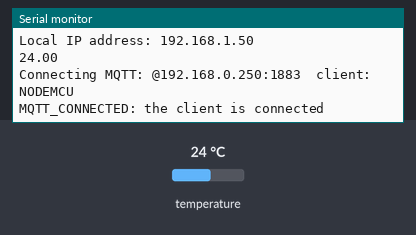
Bench run of a sketch on a simulated ESP8266 (NodeMCU). On the bench: the last lines printed to the serial monitor. Inputs (shaded band) come from the test bench; at power-on: temperature 24 °C. WiFi joins after 1.5 s; servers stay silent unless stated; no MQTT or app messages arrive unless stated; not simulated (calls return 0 or success): Secrets.h.

Above: at 3.2 s.
3.3 s: temperature set to 12 °C
At 5.5 s:
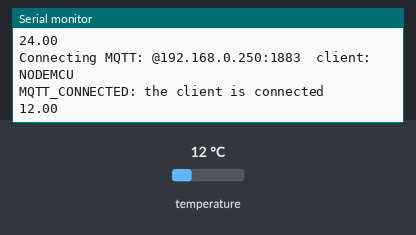
5.8 s: temperature set to 19 °C
At 7.2 s:
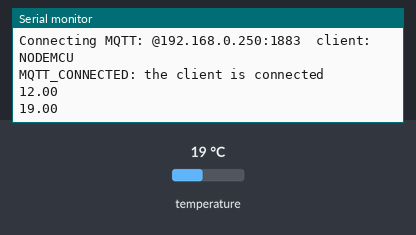
Timing chart, 0 to 8.8 s (numbered marks = the images above; inputs shaded):
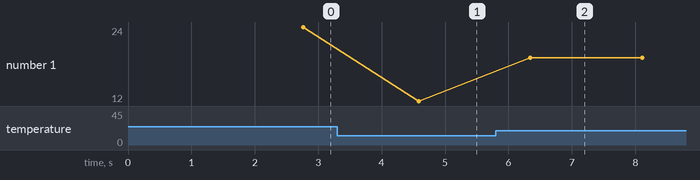

Measured:
- after the input at 3.3 s, the serial monitor: prints a new line after 1.3 s (image 1)
- after the input at 5.8 s, the serial monitor: prints a new line after 0.55 s (image 2)
- plotted number 1: 24 → 12 after the input at 3.3 s, 12 → 19 after the input at 5.8 s

The sketch:

temperatureMQTT.ino
```cpp
#define SERIAL_LOGGER //comment to disable logger
//#define MONITOR_PLOTTER

#include <ESP8266WiFi.h>
#include <WiFiClient.h>
#include "Secrets.h"
#include "Utils.h"
#include "DS18B20.h"
#include "MqttClient.h"

const int sleep = 1000;

/*************************************MQTT*********************************************/
WiFiClient espClient;
IPAddress mqtt_server(192,168,0,250);//mqtt broker
const int mqtt_port = 1883;//server port
const char* mqtt_topic = "TEMPERATURE";//topic
const char* mqtt_client = "NODEMCU";//client name
const char* mqtt_user = MQTT_USER;//defined in arduino_secrets.h
const char* mqtt_password = MQTT_PASSWORD;//defined in arduino_secrets.h
MqttClient mqttClient(espClient, mqtt_server,mqtt_port,mqtt_client,mqtt_user,mqtt_password);
/*************************************************************************************/

/*************************************DS18B20*********************************************/
#define ONE_WIRE_BUS 12 //sensor pin https://alselectro.files.wordpress.com/2017/10/nodemcu_pins1_thumb.jpg?w=517&h=441
DS18B20 ds18b20(ONE_WIRE_BUS);
float temp = 0;//to store temp readed from sensor
/*************************************************************************************/
void setup() {
  Serial.begin(115200);
  toLogln("Connecting to WiFi: "+String(WIFI_SSID));
  WiFi.begin(WIFI_SSID,WIFI_PASSWORD);//defined in arduino_secrets.h
  delay(2000);
  toLogln("Local IP address: "+IPAddress2String(WiFi.localIP()));
}

void loop() {
  temp = ds18b20.getTemperature();
  toLogln(temp);
  toPlotter(temp);
  if(WiFi.status() == WL_CONNECTED){
    char buffer[10];
    dtostrf(temp,2, 2, buffer);// converts the double value passed in val into an ASCII
    mqttClient.send(buffer,mqtt_topic);
  }else{
    toLogln("No connected to WiFi: "+String(WIFI_SSID));
  }
  delay(sleep);
}
```

DS18B20.h
```cpp
#include <OneWire.h>
#include <DallasTemperature.h>
#include <Wire.h>

class DS18B20{
  private:
    OneWire oneWire; /*add default constructor OneWire(){} to OneWire.h*/
    DallasTemperature sensors;
  public:
    DS18B20(){}
    DS18B20(int pin){
      begin(pin);
    }

    void begin(int pin){
      oneWire = OneWire(pin);
      sensors = DallasTemperature(&oneWire);
    }

    float getTemperatureByIndex(int index){
      sensors.requestTemperatures(); // Send the command to get temperature readings
      return sensors.getTempCByIndex(index); // Why "byIndex"?. You can have more than one DS18B20 on the same bus.
    }

    float getTemperature(){
      return getTemperatureByIndex(0);
    }
};
```

MqttClient.h
```cpp
#include <PubSubClient.h>
class MqttClient{
  private:
    const char* mqtt_client;
    const char* mqtt_user;
    const char* mqtt_password;
    IPAddress mqtt_server;
    int mqtt_port;
    PubSubClient client;
  public:
    MqttClient(){}
    MqttClient(Client& _client,IPAddress server,const int port,const char* clientName,const char* user,const char* password){
      client = _client;
      mqtt_client = clientName;
      mqtt_user = user;
      mqtt_password = password;
      mqtt_server = server;
      mqtt_port = port;
      client.setServer(server, port);//set mqtt server
    }
    /*if mqtt client is not connected will try to connect with @mqtt_client, @mqtt_user & @mqtt_password*/
    String connect(){
      if (!client.connected() || client.state()!=MQTT_CONNECTED) {
        toLogln("Connecting MQTT: "+String(mqtt_user)+"@"+IPAddress2String(mqtt_server)+":"+mqtt_port+"  client: "+String(mqtt_client));
        client.connect(mqtt_client,mqtt_user,mqtt_password);
      }
      String response =  getStatus();
      toLogln(response);
      return response;
    }

  /*send @message to @topic if mqtt client is connected else will try to connect once*/
  boolean send(const char* message,const char* topic){
    if(!client.connected() || client.state()!=MQTT_CONNECTED){
      connect();
    }
    return client.publish(topic, message);
  }

  /*@return String mqtt connection status enum*/
  String getStatus(){
    switch(client.state()){
        case MQTT_CONNECTION_TIMEOUT:
          return "MQTT_CONNECTION_TIMEOUT: the server didn't respond within the keepalive time";
        case MQTT_CONNECTION_LOST:
          return "MQTT_CONNECTION_LOST: the network connection was broken";
        case MQTT_CONNECT_FAILED:
          return "MQTT_CONNECT_FAILED: the network connection failed";
        case MQTT_DISCONNECTED:
          return "MQTT_DISCONNECTED: the client is disconnected cleanly";
        case MQTT_CONNECTED:
          return "MQTT_CONNECTED: the client is connected";
        case MQTT_CONNECT_BAD_PROTOCOL:
          return "MQTT_CONNECT_BAD_PROTOCOL: the server doesn't support the requested version of MQTT";
        case MQTT_CONNECT_BAD_CLIENT_ID:
          return "MQTT_CONNECT_BAD_CLIENT_ID: the server rejected the client identifier";
        case MQTT_CONNECT_UNAVAILABLE:
          return "MQTT_CONNECT_UNAVAILABLE: the server was unable to accept the connection";
        case MQTT_CONNECT_BAD_CREDENTIALS:
          return "MQTT_CONNECT_BAD_CREDENTIALS: the username/password were rejected";
        case MQTT_CONNECT_UNAUTHORIZED:
          return "MQTT_CONNECT_UNAUTHORIZED: the client was not authorized to connect";
        default:
          return "unknow error";
      }
  }
};
```

Utils.h
```cpp
/*IPAddress to String*/
String IPAddress2String(const IPAddress ipAddress){
  return String(ipAddress[0]) + String(".") + String(ipAddress[1]) + String(".") + String(ipAddress[2]) + String(".") + String(ipAddress[3]);
}

/*print @message on Serial if @SERIAL_LOGGER if defined*/
void toLog(String message){
  #if defined SERIAL_LOGGER
    Serial.print(message);
  #endif
}

/*println @message on Serial if @SERIAL_LOGGER if defined*/
void toLogln(String message){
  #if defined SERIAL_LOGGER
    Serial.println(message);
  #endif
}

void toLogln(float value){
  #if defined SERIAL_LOGGER
    Serial.println(value);
  #endif
}

void toPlotter(float value){
  #if defined MONITOR_PLOTTER
    Serial.println(value);
  #endif
}
```
